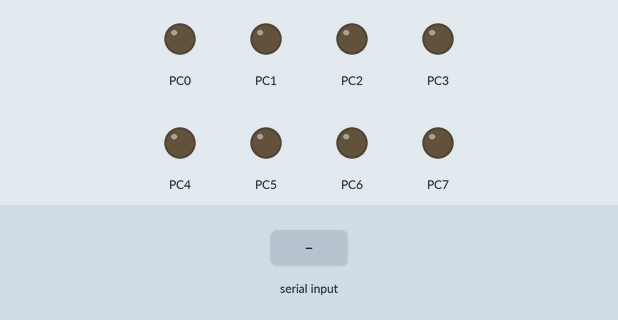
A program run on a simulated ATmega16, built with avr-gcc and emulated at 16 MHz. On the bench: output pins drawn as LEDs (lit = HIGH). The test bench sets the inputs (shaded band). What the program prints to the serial monitor is not drawn.

Above: at 1.2 s.
1.3 s: "1" received over Serial
At 2.5 s:
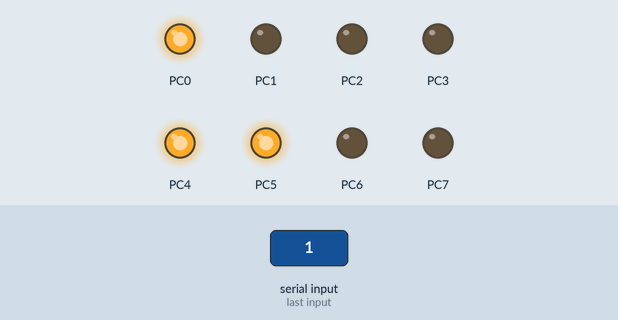
2.8 s: "0" received over Serial
At 3.9 s:
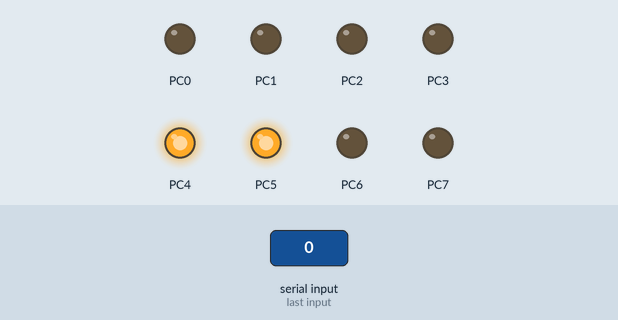
4.3 s: "2" received over Serial
At 5.0 s:
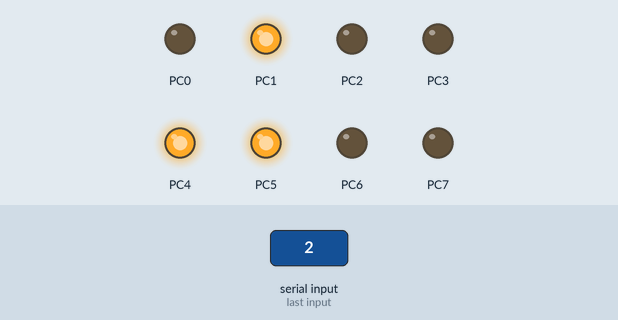
Timing chart, 0 to 7.3 s (numbered marks = the images above; inputs shaded):
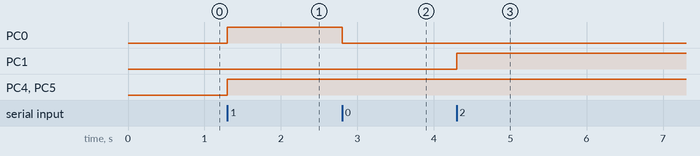

Measured:
- after the input at 1.3 s, PC0, PC4, PC5: LOW → HIGH at once
- after the input at 2.8 s, PC0: HIGH → LOW at once
- after the input at 4.3 s, PC1: LOW → HIGH at once

The program:

main.c
```c
/* Định nghĩa tần số thạch anh */
#define F_CPU 16000000ul

#include <avr/io.h>
unsigned char c;

int main(void)
{
	/**************************************************************************
	Cấu hình PORTC là là đầu ra và giá giá trị ban đầu PORTC = 0 (tắt toàn bộ)
	**************************************************************************/
	DDRC = 0xFF;
	PORTC = 0x00;

	/**************************************************************************
	+ TXEN = 1: Cho phép TX, TXEN = 0: vô hiệu hóa TX
	+ RXEN = 1: cho phép RX, RXEN = 0: vô hiệu hóa RX
	+ 3 Bit UCSZ
	UCSZ2  UCSZ1  UCSZ0  dataSize
	0      0      0      5
	0      0      0      6
	0      0      0      7
	0      0      0      8
	0      0      0      9
	+ UBRESL = 1: UCSRC được sử dụng, URSEL = 0: UBRRH được sử dụng
	+ UBRRL: Cài đặt tốc độ baud
	UBRR = (Fosc / (16 * baud)) - 1
	Ví dụ: UBRR = (16000000 / (16 * 9600)) - 1 = 103 = 0x67
	**************************************************************************/
	UCSRB = (1 << TXEN) | (1 << RXEN);
	UCSRC = (1<< UCSZ1) | (1 << UCSZ0) | (1 << URSEL);
	UBRRL = 0x67;

	while(1)
	{
		/**************************************************************************
		Chờ cho đến khi bit RXC (nhận thành công) trong thanh ghi UCSRA = 1
		thì đọc dữ liệu UART
		**************************************************************************/
		while(!(UCSRA & (1 << RXC)));
		c = UDR;

		/**************************************************************************
		Đặt giá trị PORTC là byte vừa nhận được
		**************************************************************************/
		PORTC = c;

		/**************************************************************************
		Chờ cho đến khi bit UDRXE (dữ liệu rỗng) trong thanh ghi UCSRA = 1
		thì gửi dữ liệu phản hồi UART
		**************************************************************************/
		while (!(UCSRA & (1 << UDRE)));
		UDR = c;
	}
}
```
